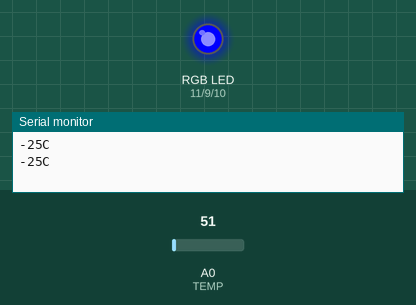
This sketch was run on a simulated Arduino Uno, built with avr-gcc and run on an emulated ATmega328P. Shown: an RGB LED mixed from three pins (HIGH = lit), the last lines printed to the serial monitor. Inputs (shaded band) come from the test bench; at power-on: A0 (TEMP) = 51.

Above: at 1.8 s.
1.9 s: A0 (TEMP) set to 75
3.7 s: A0 (TEMP) set to 88
At 4.9 s:
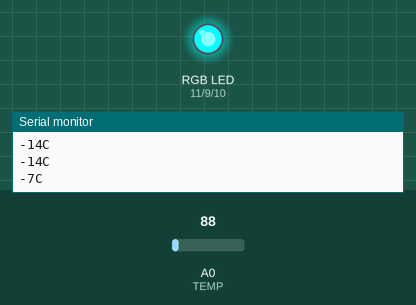
6.0 s: A0 (TEMP) set to 105
7.7 s: A0 (TEMP) set to 121
At 9.2 s:
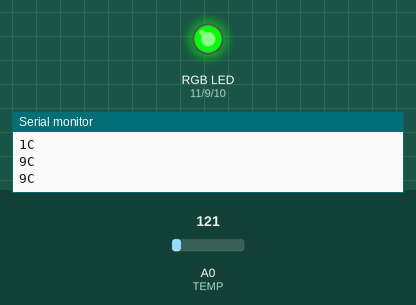
10.0 s: A0 (TEMP) set to 141
11.7 s: A0 (TEMP) set to 160
At 13.5 s:
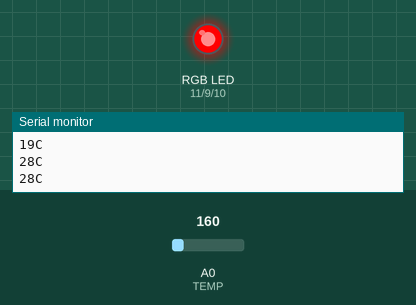
Timing chart, 0 to 15.0 s (numbered marks = the images above; inputs shaded):
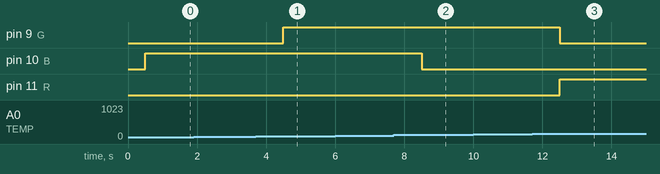

Measured:
- the behaviour switches between 81 and 82 on A0 (TEMP) (found by bisection; images 0 and 1)
- the behaviour switches between 111 and 112 on A0 (TEMP) (found by bisection; images 1 and 2)
- the behaviour switches between 152 and 153 on A0 (TEMP) (found by bisection; images 2 and 3)
- after the input at 3.7 s, pin 9 (G): LOW → HIGH after 0.80 s
- after the input at 7.7 s, pin 10 (B): HIGH → LOW after 0.80 s
- after the input at 11.7 s, pin 9 (G): HIGH → LOW after 0.81 s; pin 11 (R): LOW → HIGH after 0.81 s

The sketch:

lab4.ino
```cpp
/*
1 - (;-20]синий
2 - (-20;0)голубой
3 - [0;10]жёлтый
4 - (10;25] зеленый
5 - (25;)красный
*/

#define TEMP A0

enum Pins
{
  R = 11, //пин для красного
  B = 10,
  G = 9
};

void setup()
{
  Serial.begin(9600);
  pinMode(A0, INPUT);
  pinMode(R, OUTPUT);
  pinMode(G, OUTPUT);
  pinMode(B, OUTPUT);
}

void loop()
{
  int temp = calculating_temp();
  //Serial.print(temp);
  //Serial.print(" C\n");
  Serial.println(String(temp) + "C");

  delay(500);

   if (temp < -10)
  {
    RGB_off();
    RGB_work(false,false,true);
  }
  else if ((temp >= -10) && (temp < 5))
  {
    RGB_off();
    RGB_work(false,true,true);
  }
  else if ((temp >=5) && (temp < 25))
  {
    RGB_off();
    RGB_work(false,true,false);
  }
  else if (temp >=25)
  {
    RGB_off();
    RGB_work(true,false,false);
  }
  delay(500);
}

//функция для возврата значений температуры
int calculating_temp()
{
  int celsius,pretemp;
  pretemp = ((analogRead(TEMP) - 20) * 3.04);
  celsius = map(pretemp, 0, 1023, -40, 125);
  return celsius;
  //map(принимаемое значение, мин д1, макс д1, мин д2, макс д2)
}

//работа RGB
void RGB_work(bool r,bool g,bool b)
{
  digitalWrite(R, r);
  digitalWrite(G, g);
  digitalWrite(B, b);
}

//выключение светодиодов
void RGB_off()
{
  digitalWrite(R, LOW);
  digitalWrite(G, LOW);
  digitalWrite(B, LOW);
}
```
